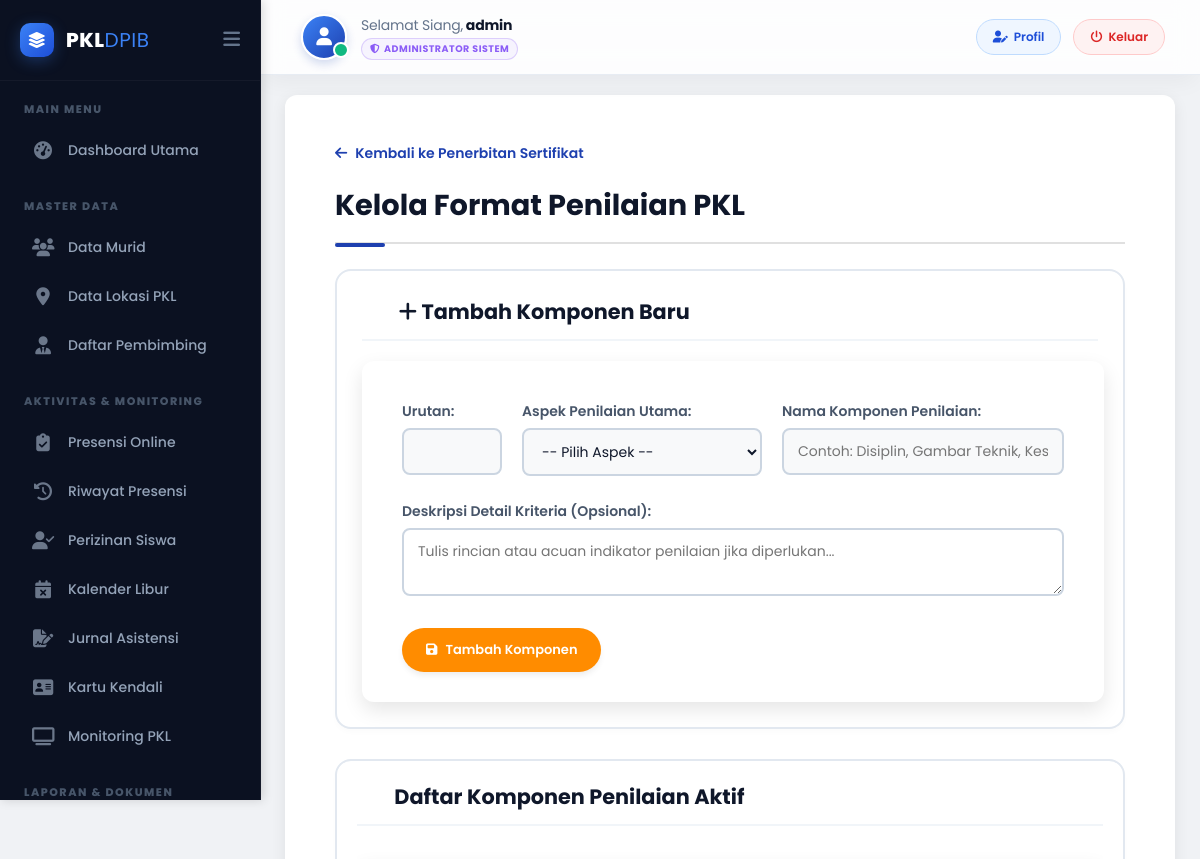
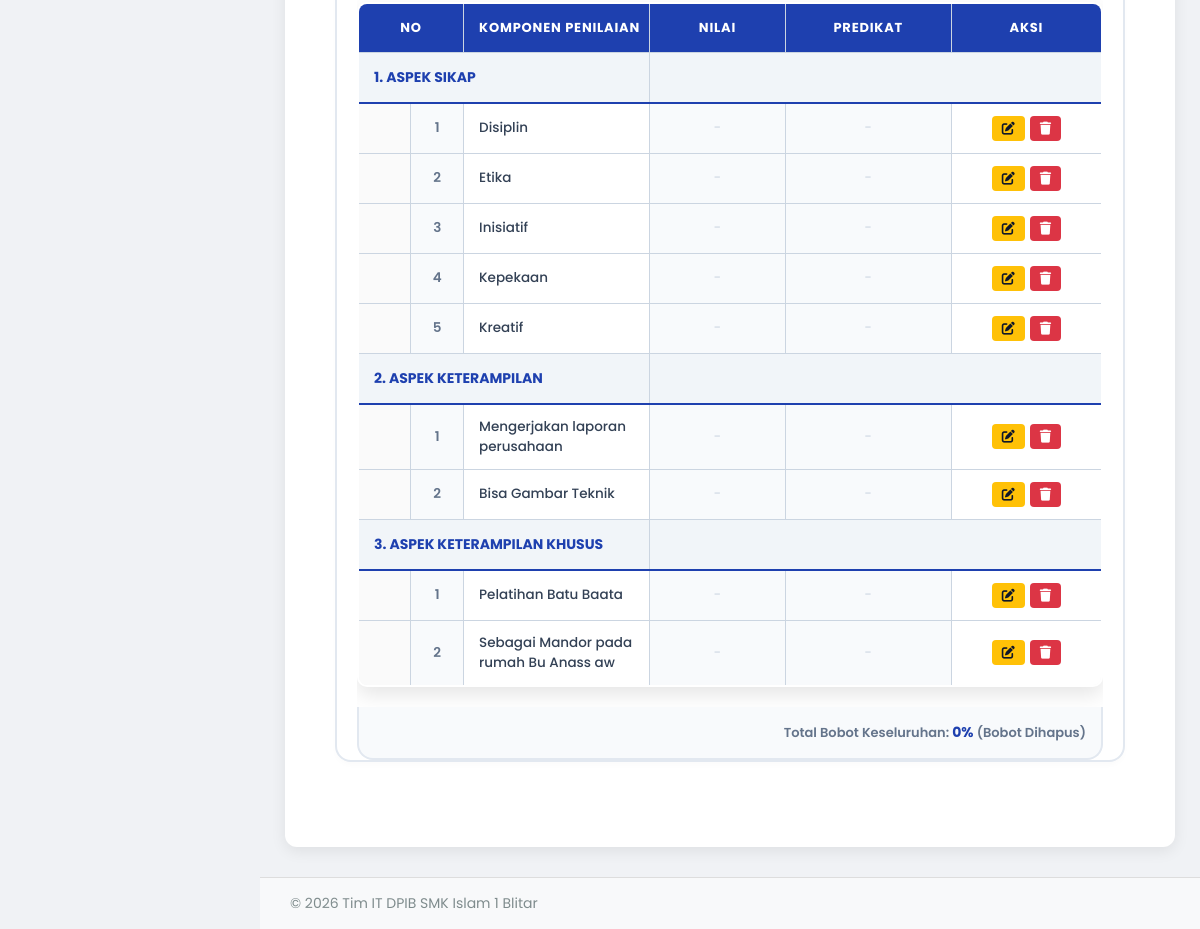
/admin/penilaian-format.php (signed in), run on the app's committed database (2 pictures, top to bottom).
### tables this page shows
CREATE TABLE `penilaian_komponen` (
  `komponen_id` int(11) NOT NULL,
  `aspek_id` int(11) NOT NULL,
  `urutan` int(11) NOT NULL,
  `nama_komponen` varchar(255) NOT NULL,
  `bobot` int(11) NOT NULL DEFAULT 0
);

### admin/penilaian-format.php (the view, shortened to what this page needs)
<?php
include '../config/db-koneksi.php';
$edit_id = isset($_GET['edit_id']) ? (int)$_GET['edit_id'] : 0;
$mode = ($edit_id > 0) ? 'edit' : 'add';
$form_data = ['urutan' => '', 'aspek_id' => '', 'nama_komponen' => '', 'komponen_id' => 0];
$page_title = ($mode === 'edit') ? 'Edit Komponen Penilaian' : 'Tambah Komponen Baru';
$komponen_list_data = $koneksi->query("
    SELECT pk.komponen_id, pk.urutan, pk.nama_komponen, pa.nama_aspek, pa.urutan AS aspek_urutan
    FROM penilaian_komponen pk
    JOIN penilaian_aspek pa ON pk.aspek_id = pa.aspek_id
    ORDER BY pa.urutan ASC, pk.urutan ASC
");
$total_bobot = 0;
$grouped_components = [];
if ($komponen_list_data) {
    while ($row = $komponen_list_data->fetch_assoc()) {
        $grouped_components[$row['nama_aspek']][] = $row;
    }
}
?>
<!DOCTYPE html>
<html lang="id">
<head>
    <link rel="stylesheet" href="../css/style.css">
    <link rel="stylesheet" href="https://cdnjs.cloudflare.com/ajax/libs/font-awesome/6.5.2/css/all.min.css">
</head>
<body class="admin-body">
<?php
include 'panel/sidebar.php';
?>
<div class="main-content-wrapper">
    <?php include 'panel/navbar.php'; ?>
    <div class="admin-main-content">
        <a href="sertifikat.php" class="btn-back"><i class="fas fa-arrow-left"></i> Kembali ke Penerbitan Sertifikat</a>
        <h1>Kelola Format Penilaian PKL</h1>
        <div class="form-manage-box">
            <h2><i class="fas fa-<?php echo ($mode === 'edit' ? 'edit' : 'plus'); ?>"></i> <?php echo $page_title; ?></h2>
            <form method="POST" action="penilaian-format.php">
                <div class="form-flex-group">
                    <div class="input-urutan">
                        <label for="urutan">Urutan:</label>
                        <input type="number" id="urutan" name="urutan" value="<?php echo htmlspecialchars($form_data['urutan']); ?>" min="1" required>
                    </div>
                    <div>
                        <label for="aspek_id">Aspek Penilaian Utama:</label>
                        <select name="aspek_id" id="aspek_id" required>
                            <option value="">-- Pilih Aspek --</option>
                        </select>
                    </div>
                    <div style="flex: 3;">
                        <label for="nama_komponen">Nama Komponen Penilaian:</label>
                        <input type="text" id="nama_komponen" name="nama_komponen" value="<?php echo htmlspecialchars($form_data['nama_komponen']); ?>" placeholder="Contoh: Disiplin, Gambar Teknik, Keselamatan Kerja" required>
                    </div>
                </div>
                <label for="deskripsi">Deskripsi Detail Kriteria (Opsional):</label>
                <textarea id="deskripsi" name="deskripsi" rows="2" placeholder="Tulis rincian atau acuan indikator penilaian jika diperlukan..."><?php echo htmlspecialchars($form_data['deskripsi'] ?? ''); ?></textarea>
                <button type="submit" class="btn-submit">
                    <i class="fas fa-save"></i> <?php echo ($mode === 'edit' ? 'Simpan Perubahan' : 'Tambah Komponen'); ?>
                </button>
            </form>
        </div>
        <div class="form-manage-box" style="padding: 20px 20px 0 20px;">
            <h2>Daftar Komponen Penilaian Aktif</h2>
            <div class="table-responsive-container">
                <table class="kriteria-table">
                    <thead>
                        <tr>
                            <th class="header-aspek" colspan="2" style="width: 70px;">NO</th>
                            <th class="header-aspek" style="text-align: left; padding-left: 15px;">KOMPONEN PENILAIAN</th>
                            <th class="header-aspek" style="width: 90px; text-align: center;">NILAI</th>
                            <th class="header-aspek" style="width: 110px; text-align: center;">PREDIKAT</th>
                            <th class="header-aspek" style="width: 100px; text-align: center;">AKSI</th>
                        </tr>
                    </thead>
                    <tbody>
                        <?php
                        $global_num = 1;
                        if (!empty($grouped_components)):
                            foreach ($grouped_components as $aspek_name => $components):
                                echo '<tr class="row-aspek-nama">';
                                echo '<td colspan="3">' . htmlspecialchars($global_num++) . '. ' . htmlspecialchars(strtoupper($aspek_name)) . '</td>';
                                echo '<td colspan="3"></td>';
                                echo '</tr>';
                                $component_num = 1;
                                foreach ($components as $row):
                                    echo '<tr>';
                                    echo '<td style="width: 35px; background-color: #fafafa;"></td>';
                                    echo '<td style="width: 35px; text-align: center; font-weight: 600; color: #64748b; background-color: #f8fafc;">' . $component_num++ . '</td>';
                                    echo '<td style="padding-left: 15px;"><span class="component-title-text">' . htmlspecialchars($row['nama_komponen']) . '</span></td>';
                                    echo '<td style="text-align: center; background-color: #f8fafc; color: #cbd5e1;">-</td>';
                                    echo '<td style="text-align: center; background-color: #f8fafc; color: #cbd5e1;">-</td>';
                                    echo '<td style="text-align: center;">';
                                    echo '<a href="penilaian-format.php?edit_id=' . $row['komponen_id'] . '" class="btn-edit-inline" title="Edit"><i class="fas fa-edit"></i></a>';
                                    echo '<a href="penilaian-format.php?action=delete&id=' . $row['komponen_id'] . '" class="btn-delete-inline" onclick="return confirm(\'Yakin hapus kriteria ini?\');" title="Hapus"><i class="fas fa-trash"></i></a>';
                                    echo '</td>';
                                    echo '</tr>';
                                endforeach;
                            endforeach;
                        else: ?>
                            <tr>
                                <td colspan="6" style="text-align: center; color: #dc3545; padding: 20px; font-weight: 600;">Tidak ada kriteria penilaian terdaftar.</td>
                            </tr>
                        <?php endif; ?>
                    </tbody>
                </table>
            </div>
            <div class="total-bobot-footer">
                Total Bobot Keseluruhan: <strong style="color: var(--mantap-blue-main); font-size: 14px;"><?php echo $total_bobot; ?>%</strong> (Bobot Dihapus)
            </div>
        </div>
    </div>
</div>
<?php
include 'panel/footer.php';
?>
</body>
</html>

### css/style.css (style rules this page uses)
html { scroll-behavior: smooth; }
body { font-family: 'Poppins', sans-serif; background-color: #f0f2f5; padding: 0; margin: 0; }
h1 { color: #2c3e50; font-weight: 700; font-size: 28px; border-bottom: 2px solid #e0e0e0; padding-bottom: 15px; margin-bottom: 25px; padding-left: 5%; padding-right: 5%; }
h2 { color: #34495e; font-size: 20px; font-weight: 600; margin-top: 30px; margin-bottom: 15px; padding-left: 5%; }
form { padding: 30px 40px; background: #ffffff; border-radius: 12px; box-shadow: 0 8px 20px rgba(0, 0, 0, 0.1); width: 100%; max-width: none; margin: 0; }
form label { display: block; margin-top: 10px; font-weight: 600; color: #34495e; }
form input[type="text"], form input[type="email"], form input[type="number"], form input[type="password"], form select { width: 100%; padding: 10px 15px; margin-top: 5px; margin-bottom: 15px; border: 1px solid #ced4da; border-radius: 6px; box-sizing: border-box; background-color: #f8f9fa; transition: border-color 0.2s; }
form button { background-color: #007bff; color: white; padding: 12px 20px; border: none; border-radius: 6px; cursor: pointer; font-size: 16px; font-weight: 600; transition: background-color 0.2s; box-shadow: 0 4px 10px rgba(0, 123, 255, 0.3); }
table { width: 100%; margin: 20px 0; border-radius: 10px; overflow: hidden; box-shadow: none; }
table th, table td { border: none; padding: 14px 18px; text-align: left; font-size: 14px; vertical-align: middle; white-space: normal; }
table th:nth-child(1), table td:nth-child(1) { width: 20%; }
table th:nth-child(2), table td:nth-child(2) { width: 25%; }
table th:nth-child(3), table td:nth-child(3) { width: 50%; }
table th:nth-child(4), table td:nth-child(4) { width: 10%; }
table th { background-color: #2c3e50; color: #ffffff; font-weight: 700; text-transform: uppercase; letter-spacing: 0.8px; }
table tr:nth-child(even) { background-color: #f8f9fa; }
form { padding: 30px 40px; background: #ffffff; border-radius: 12px; box-shadow: 0 8px 20px rgba(0, 0, 0, 0.1); width: 100%; max-width: 90%; margin: 0 auto; }
table { width: 90%; margin: 20px auto; border-radius: 10px; overflow: hidden; box-shadow: 0 8px 20px rgba(0, 0, 0, 0.1); }
.admin-body { display: flex; font-family: 'Poppins', sans-serif; background-color: #f0f2f5; min-height: 100vh; }
.main-content-wrapper { flex-grow: 1; display: flex; flex-direction: column; }
.admin-main-content { padding: 20px; flex-grow: 1; }
.admin-main-content h1 { font-size: 24px; padding-left: 0; padding-right: 0; margin-bottom: 20px; }

### admin/panel/sidebar.php (style rules this page uses)
:root { --sidebar-bg: #0B1121; --sidebar-active-bg: rgba(59, 130, 246, 0.12); --sidebar-active-text: #3b82f6; --sidebar-hover-bg: rgba(255, 255, 255, 0.04); --text-main: #94a3b8; --text-hover: #f1f5f9; --sidebar-width-full: 260px; --sidebar-width-mini: 85px; }
body { padding-left: var(--sidebar-width-full) !important; transition: padding-left 0.3s cubic-bezier(0.4, 0, 0.2, 1) !important; overflow-x: hidden; }

### admin/panel/navbar.php (style rules this page uses)
:root { --nav-height: 75px; }

### data on the page
penilaian_komponen: nama_komponen "Disiplin"
penilaian_komponen: nama_komponen "Etika"
penilaian_komponen: nama_komponen "Inisiatif"
penilaian_komponen: nama_komponen "Kepekaan"
penilaian_komponen: nama_komponen "Kreatif"
penilaian_komponen: nama_komponen "Mengerjakan laporan perusahaan"
penilaian_komponen: nama_komponen "Bisa Gambar Teknik"
penilaian_komponen: nama_komponen "Pelatihan Batu Baata"
penilaian_komponen: nama_komponen "Sebagai Mandor pada rumah Bu Anass aw"

### other printed values
$sapaan "Selamat Siang"
$current_full_name "admin"
$role_label "ADMINISTRATOR SISTEM"
$page_title "Tambah Komponen Baru"
$aspek_name "ASPEK SIKAP"
$aspek_name "ASPEK KETERAMPILAN"
$aspek_name "ASPEK KETERAMPILAN KHUSUS"
$total_bobot "0"
